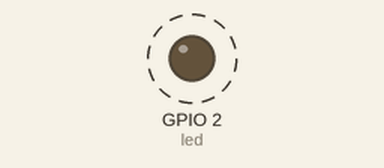
Simulated run of this program. Board: ESP32 board running MicroPython. Parts: output pins drawn as LEDs (lit = HIGH). Dashed ring = blinking.

Above: at 0.5 s.
Timing chart, 0 to 4.6 s (numbered marks = the images above):
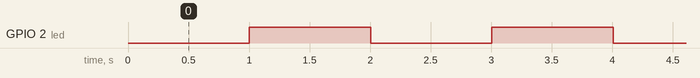

Measured:
- by itself, GPIO 2 (led): alternates HIGH for 1.0 s and LOW for 1.0 s

The program:

time_ticks.py
```python
# time_ticks.py
# dew.ninja  June 2023
# period control using time.ticks_ms()

import time
from machine import Pin

led= Pin(2, Pin.OUT)              # GPIO2 as led output
blink_period = 1000

time_prev = 0

while True:
    time_current = time.ticks_ms()
    if time_current<time_prev:
        time_prev = time_current # prevent overflow
    if (time_current - time_prev)>blink_period:
        led.value(not led.value())  # blink on-board led
        time_prev = time_current
```
